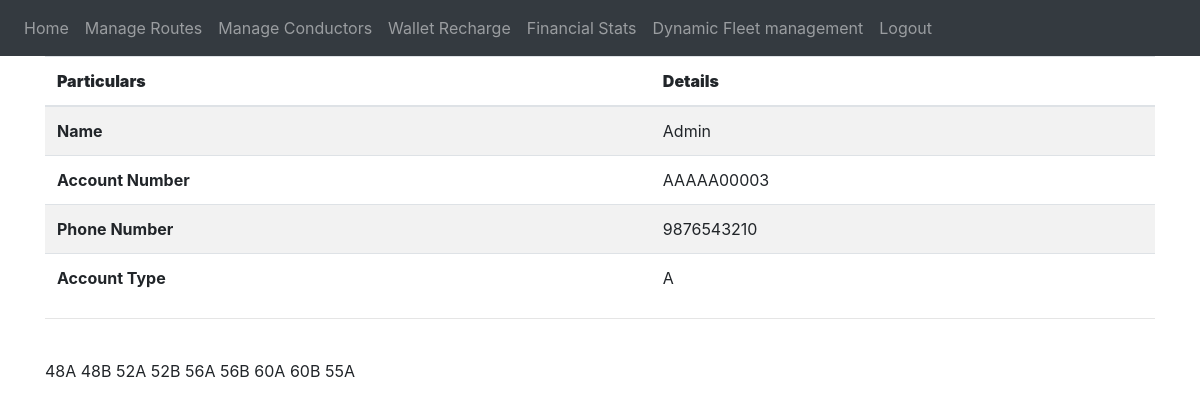
Screenshot of /conductor-home (signed in) with the database file from the repository.
### website/models.py (models this page shows)
class User(db.Model, UserMixin):
    id = db.Column(db.Integer, primary_key=True)
    email = db.Column(db.String(150), unique=True)
    password = db.Column(db.String(150))
    name = db.Column(db.String(150))
    phone_number = db.Column(db.String(10))
    type = db.Column(db.String(1))
    account_number = db.Column(db.String(10))
    balance = db.Column(db.Integer)
    conductors = db.relationship('Conductor_details')
    scratch_cards = db.relationship('Scratch_card')
    helpdesk_recharges = db.relationship('Helpdesk_recharge')
    trips = db.relationship('Trip')

class Route(db.Model):
    route_id = db.Column(db.Text , primary_key = True)
    start =db.Column(db.String(100))
    end =db.Column(db.String(100))
    stops = db.Column(db.String(100))

### website/views.py (the view)
@views.route('/conductor-home', methods=['GET', 'POST'])
@login_required
def conductor_home():
    route = Route.query.all()
    return render_template("conductor_home.html" , user = current_user,route=route)

### website/__init__.py (called while the page is built)
def create_app():
    app = Flask(__name__)
    app.config['SECRET_KEY'] = '#itsactuallyapassword'
    app.config['SQLALCHEMY_DATABASE_URI'] = f'sqlite:///{DB_NAME}'
    db.init_app(app)
    from .views import views
    from .auth import auth
    app.register_blueprint(views, url_prefix='/')
    app.register_blueprint(auth, url_prefix='/')
    from .models import User, Conductor_details
    create_database(app)
    login_manager = LoginManager()
    login_manager.login_view = 'auth.login'
    login_manager.init_app(app)
    @login_manager.user_loader
    def load_user(id):
        return User.query.get(int(id))
    return app

### website/templates/conductor_home.html (shortened to what this page needs)
{% extends "base.html" %}
{% block content %}
<div>
<table class="table table-striped">
  <thead>
    <tr>
      <th scope="col" ><b>Particulars</b></th>
      <th scope="col"><b>Details</b></th>
    </tr>
  </thead>
  <tbody>
    <tr>
      <th scope="row">Name</th>
      <td>{{user.name}}</td>
    </tr>
    <tr>
      <th scope="row">Account Number</th>
      <td>{{user.account_number}}</td>
    </tr>
    <tr>
      <th scope="row">Phone Number</th>
      <td>{{user.phone_number}}</td>
    </tr>
    <tr>
      <th scope="row">Account Type</th>
      <td>{{user.type}}</td>
    </tr>
  </tbody>
</table>
</div>
<hr><br>
{%for r in route%}
{{r.route_id}}
{%endfor%}
{% endblock %}

### rows the page displays
User: name "Admin", account_number "AAAAA00003", phone_number "9876543210", type "A"
Route: route_id "48A"
Route: route_id "48B"
Route: route_id "52A"
Route: route_id "52B"
Route: route_id "56A"
Route: route_id "56B"
Route: route_id "60A"
Route: route_id "60B"
Route: route_id "55A"
